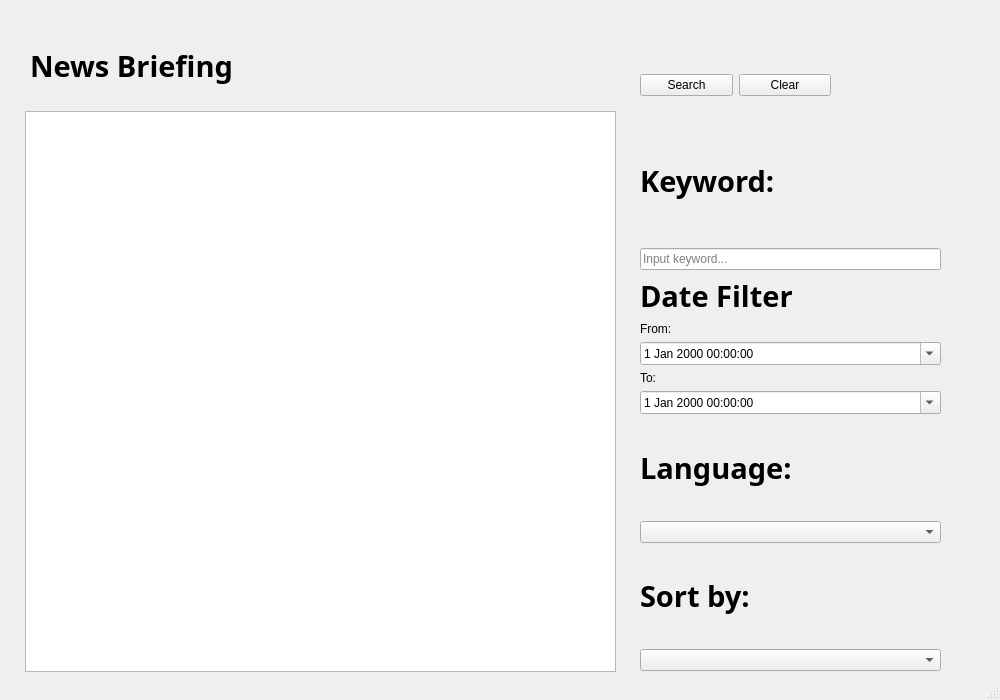
<?xml version="1.0" encoding="UTF-8"?>
<ui version="4.0">
 <class>MainMenuWindow</class>
 <widget class="QMainWindow" name="MainMenuWindow">
  <property name="geometry">
   <rect>
    <x>0</x>
    <y>0</y>
    <width>1000</width>
    <height>700</height>
   </rect>
  </property>
  <property name="sizePolicy">
   <sizepolicy hsizetype="Fixed" vsizetype="Fixed">
    <horstretch>0</horstretch>
    <verstretch>0</verstretch>
   </sizepolicy>
  </property>
  <property name="minimumSize">
   <size>
    <width>1000</width>
    <height>700</height>
   </size>
  </property>
  <property name="maximumSize">
   <size>
    <width>1000</width>
    <height>700</height>
   </size>
  </property>
  <property name="windowTitle">
   <string>News Briefing - Stock Sage</string>
  </property>
  <property name="windowIcon">
   <iconset>
    <normaloff>../stock_sage_icon_v2.png</normaloff>
    <normalon>stock_sage_icon_v2.png</normalon>../stock_sage_icon_v2.png</iconset>
  </property>
  <widget class="QWidget" name="centralwidget">
   <widget class="QLabel" name="labelTitle">
    <property name="geometry">
     <rect>
      <x>30</x>
      <y>30</y>
      <width>211</width>
      <height>71</height>
     </rect>
    </property>
    <property name="font">
     <font>
      <family>Verdana Pro Cond Semibold</family>
      <pointsize>22</pointsize>
      <bold>true</bold>
     </font>
    </property>
    <property name="text">
     <string>News Briefing</string>
    </property>
    <property name="textFormat">
     <enum>Qt::TextFormat::AutoText</enum>
    </property>
    <property name="scaledContents">
     <bool>false</bool>
    </property>
    <property name="alignment">
     <set>Qt::AlignmentFlag::AlignLeading|Qt::AlignmentFlag::AlignLeft|Qt::AlignmentFlag::AlignVCenter</set>
    </property>
   </widget>
   <widget class="QListWidget" name="listWidgetNews">
    <property name="geometry">
     <rect>
      <x>25</x>
      <y>111</y>
      <width>591</width>
      <height>561</height>
     </rect>
    </property>
   </widget>
   <widget class="QWidget" name="layoutWidget">
    <property name="geometry">
     <rect>
      <x>640</x>
      <y>120</y>
      <width>301</width>
      <height>551</height>
     </rect>
    </property>
    <layout class="QVBoxLayout" name="verticalLayout_4">
     <item>
      <widget class="QLabel" name="labelTitle_2">
       <property name="font">
        <font>
         <family>Verdana Pro Cond Semibold</family>
         <pointsize>22</pointsize>
         <bold>true</bold>
        </font>
       </property>
       <property name="text">
        <string>Keyword:</string>
       </property>
       <property name="textFormat">
        <enum>Qt::TextFormat::AutoText</enum>
       </property>
       <property name="scaledContents">
        <bool>false</bool>
       </property>
      </widget>
     </item>
     <item>
      <widget class="QLineEdit" name="lineEditKeywoardInput">
       <property name="placeholderText">
        <string>Input keyword...</string>
       </property>
      </widget>
     </item>
     <item>
      <layout class="QVBoxLayout" name="verticalLayout">
       <item>
        <widget class="QLabel" name="labelTitle_3">
         <property name="font">
          <font>
           <family>Verdana Pro Cond Semibold</family>
           <pointsize>22</pointsize>
           <bold>true</bold>
          </font>
         </property>
         <property name="text">
          <string>Date Filter</string>
         </property>
         <property name="textFormat">
          <enum>Qt::TextFormat::AutoText</enum>
         </property>
         <property name="scaledContents">
          <bool>false</bool>
         </property>
        </widget>
       </item>
       <item>
        <widget class="QLabel" name="labelFrom">
         <property name="text">
          <string>From:</string>
         </property>
        </widget>
       </item>
       <item>
        <widget class="QDateTimeEdit" name="dateTimeEditFrom">
         <property name="calendarPopup">
          <bool>true</bool>
         </property>
        </widget>
       </item>
       <item>
        <widget class="QLabel" name="labelTo">
         <property name="text">
          <string>To:</string>
         </property>
        </widget>
       </item>
       <item>
        <widget class="QDateTimeEdit" name="dateTimeEditTo">
         <property name="calendarPopup">
          <bool>true</bool>
         </property>
        </widget>
       </item>
      </layout>
     </item>
     <item>
      <layout class="QVBoxLayout" name="verticalLayout_3">
       <item>
        <widget class="QLabel" name="labelTitleLanguage">
         <property name="font">
          <font>
           <family>Verdana Pro Cond Semibold</family>
           <pointsize>22</pointsize>
           <bold>true</bold>
          </font>
         </property>
         <property name="text">
          <string>Language:</string>
         </property>
         <property name="textFormat">
          <enum>Qt::TextFormat::AutoText</enum>
         </property>
         <property name="scaledContents">
          <bool>false</bool>
         </property>
        </widget>
       </item>
       <item>
        <widget class="QComboBox" name="comboBox">
         <property name="placeholderText">
          <string>Select language...</string>
         </property>
        </widget>
       </item>
      </layout>
     </item>
     <item>
      <layout class="QVBoxLayout" name="verticalLayout_2">
       <item>
        <widget class="QLabel" name="labelTitleLanguage_2">
         <property name="sizePolicy">
          <sizepolicy hsizetype="Preferred" vsizetype="Preferred">
           <horstretch>6</horstretch>
           <verstretch>7</verstretch>
          </sizepolicy>
         </property>
         <property name="font">
          <font>
           <family>Verdana Pro Cond Semibold</family>
           <pointsize>22</pointsize>
           <bold>true</bold>
          </font>
         </property>
         <property name="text">
          <string>Sort by:</string>
         </property>
         <property name="textFormat">
          <enum>Qt::TextFormat::AutoText</enum>
         </property>
         <property name="scaledContents">
          <bool>false</bool>
         </property>
        </widget>
       </item>
       <item>
        <widget class="QComboBox" name="comboBox_2">
         <property name="placeholderText">
          <string>Select sorting method...</string>
         </property>
        </widget>
       </item>
      </layout>
     </item>
    </layout>
   </widget>
   <widget class="QWidget" name="layoutWidget">
    <property name="geometry">
     <rect>
      <x>640</x>
      <y>60</y>
      <width>191</width>
      <height>51</height>
     </rect>
    </property>
    <layout class="QHBoxLayout" name="horizontalLayout">
     <item>
      <widget class="QPushButton" name="pushButtonExecute">
       <property name="toolTip">
        <string>Search with given criteria</string>
       </property>
       <property name="text">
        <string>Search</string>
       </property>
      </widget>
     </item>
     <item>
      <widget class="QPushButton" name="pushButtonClear">
       <property name="toolTip">
        <string>Clear search results</string>
       </property>
       <property name="text">
        <string>Clear</string>
       </property>
      </widget>
     </item>
    </layout>
   </widget>
  </widget>
  <widget class="QStatusBar" name="statusbar"/>
 </widget>
 <resources/>
 <connections/>
</ui>
